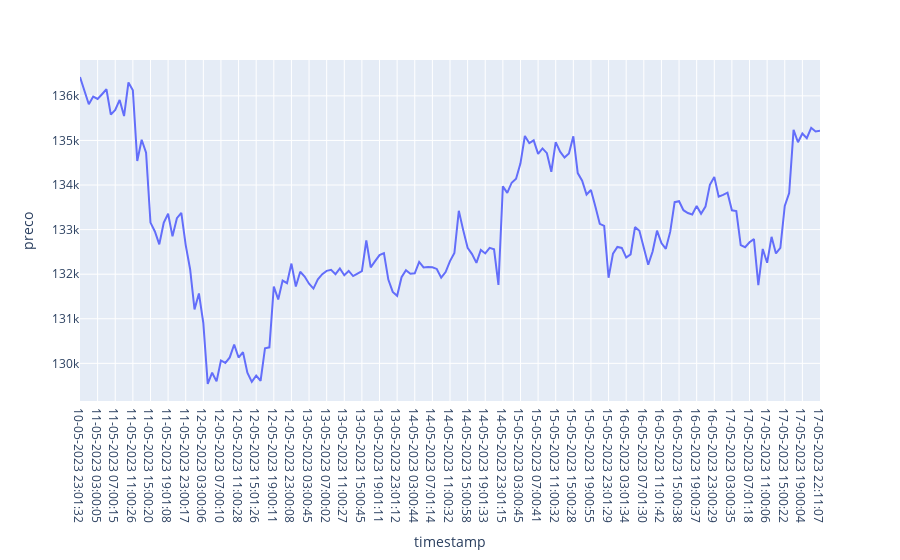

Notebook source saved alongside this figure:
### Code cell
fig = px.line(df_final, x='timestamp', y= 'preco')
fig.update_xaxes(
    tickformat='%d/%m/%Y<br>%H:%M:%S',
    
    tickfont=dict(size=12)
)
fig.show()

### Figure 1 — Plotly figure (JSON) as saved in the notebook; plotly's stock layout.template omitted (floating-point values rounded to 4 significant figures; data arrays with more than 128 entries replaced by an {"elided": "..."} marker saying what was removed)
{"data": [{"hovertemplate": "timestamp=%{x}<br>preco=%{y}<extra></extra>", "legendgroup": "", "line": {"color": "#636efa", "dash": "solid"}, "marker": {"symbol": "circle"}, "mode": "lines", "name": "", "orientation": "v", "showlegend": false, "type": "scatter", "x": {"elided": "169 str values"}, "xaxis": "x", "y": {"elided": "169 float values"}, "yaxis": "y"}], "layout": {"legend": {"tracegroupgap": 0}, "margin": {"t": 60}, "xaxis": {"anchor": "y", "domain": [0, 1], "tickfont": {"size": 12}, "tickformat": "%d/%m/%Y<br>%H:%M:%S", "title": {"text": "timestamp"}}, "yaxis": {"anchor": "x", "domain": [0, 1], "title": {"text": "preco"}}}}
